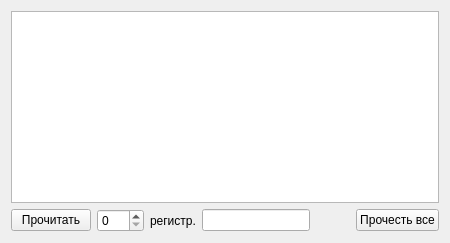
              <widget class="QWidget" name="commandsDeviceOperationsTab">
               <attribute name="title">
                <string>Операционные регистры</string>
               </attribute>
               <layout class="QVBoxLayout" name="verticalLayout_11">
                <item>
                 <widget class="QPlainTextEdit" name="commandsDeviceOperationsPlainText"/>
                </item>
                <item>
                 <layout class="QHBoxLayout" name="horizontalLayout_19">
                  <item>
                   <widget class="QPushButton" name="commandsDeviceOperationsReadOnePushButton">
                    <property name="text">
                     <string>Прочитать</string>
                    </property>
                   </widget>
                  </item>
                  <item>
                   <widget class="QSpinBox" name="commandsDeviceOperationsCurrentNumberSpinBox">
                    <property name="maximum">
                     <number>255</number>
                    </property>
                   </widget>
                  </item>
                  <item>
                   <widget class="QLabel" name="label_30">
                    <property name="text">
                     <string>регистр.</string>
                    </property>
                   </widget>
                  </item>
                  <item>
                   <widget class="QLineEdit" name="commandsDeviceOperationsCurrentResultLineEdit"/>
                  </item>
                  <item>
                   <spacer name="horizontalSpacer_6">
                    <property name="orientation">
                     <enum>Qt::Horizontal</enum>
                    </property>
                    <property name="sizeHint" stdset="0">
                     <size>
                      <width>40</width>
                      <height>20</height>
                     </size>
                    </property>
                   </spacer>
                  </item>
                  <item>
                   <widget class="QPushButton" name="commandsDeviceOperationsReadPushButton">
                    <property name="text">
                     <string>Прочесть все</string>
                    </property>
                   </widget>
                  </item>
                 </layout>
                </item>
               </layout>
              </widget>
